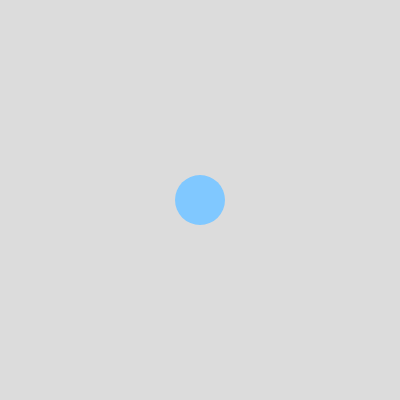
Frame 1 (no input)
Frame 60 (no input): identical to frame 1, image omitted
Frame 120 (the mouse pressed at the canvas centre since frame 60): identical to frame 1, image omitted

The p5.js sketch that drew this single still picture (run headless with seeded random() and noise() and a simulated clock; from frame 60 on, the mouse is pressed at the canvas centre):

// p5.js sketch
// ── sketch.js
let x;
let y;
let diam = 50;
let speed;

function setup() {
  createCanvas(400, 400);
  x = width / 2;
  y = height / 2;
  speed = 5;
} 
function draw() {
  background(220);
  
  noStroke();
  fill("#80C8FF");
  ellipse(x, y, diam, diam);
  
  if (keyIsPressed){
    if (keyCode === UP_ARROW) {
      y -= speed;
    }
    if (keyCode === DOWN_ARROW) {
      y += speed;
    }
    if (keyCode === LEFT_ARROW) {
      x -= speed;
    }
    if (keyCode === RIGHT_ARROW) {
      x += speed;
    }
  }
}
